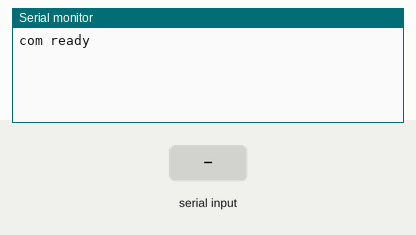
Simulated run of this sketch. Board: Arduino Mega 2560, built with avr-gcc and run on an emulated ATmega2560. Shown: the last lines printed to the serial monitor. Inputs (shaded band) come from the test bench.

Above: at 1.2 s.
1.3 s: "1\n" received over the second serial link
At 1.6 s:
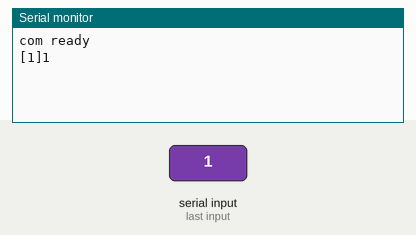
2.8 s: "0\n" received over the second serial link
At 4.0 s:
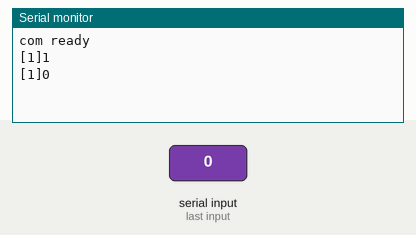
4.3 s: "2\n" received over the second serial link
At 5.1 s:
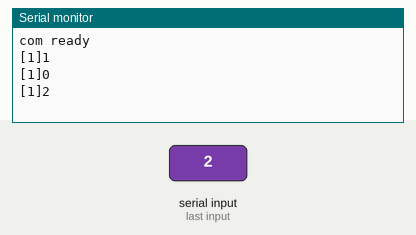

Measured:
- after the input at 1.3 s, the serial monitor: prints a new line at once (image 1)
- after the input at 2.8 s, the serial monitor: prints a new line at once (image 2)
- after the input at 4.3 s, the serial monitor: prints a new line at once (image 3)

The sketch:

MultipleSerialForMapleMini.ino
```cpp
//=================================================
// Multiple Serial For Maple Mini
//                 Rev. 1 16/01/21 shiu
//
//=================================================


#define PASS     1
#define FAIL    -1
#define TIMEOUT -2

#define SERIAL_BUFFER_SIZE   1024
#define SERIAL_TIMEOUT_MS    1000
#define COM_BAUD_RATE      115200
#define COM1_BAUD_RATE       9600
#define COM2_BAUD_RATE       9600
#define COM3_BAUD_RATE       9600


void setup() {
  // put your setup code here, to run once:
  Serial.begin(COM_BAUD_RATE);
  Serial1.begin(COM1_BAUD_RATE);
  Serial2.begin(COM2_BAUD_RATE);
  Serial3.begin(COM3_BAUD_RATE);

  com_sendln("com ready");
  com1_sendln("com1 ready");
  com2_sendln("com2 ready");
  com3_sendln("com3 ready");


}

void loop() {
  char com_incomingLine[SERIAL_BUFFER_SIZE];
  char com1_incomingLine[SERIAL_BUFFER_SIZE];
  char com2_incomingLine[SERIAL_BUFFER_SIZE];
  char com3_incomingLine[SERIAL_BUFFER_SIZE];

  // Serial1
  switch (com1_check(com1_incomingLine)) {
    case PASS:
      com2_sendln(com1_incomingLine);

      com_send("[1]");
      com_sendln(com1_incomingLine);
      break;
    case FAIL:
      break;
    case TIMEOUT:
      com_send("[1]");
      com_send(com1_incomingLine);
      com_sendln("<TO>");

      break;
  }


  // Serial2
  switch (com2_check(com2_incomingLine)) {
    case PASS:
      com1_sendln(com2_incomingLine);

      com_send("[2]");
      com_sendln(com2_incomingLine);
      break;
    case FAIL:
      break;
    case TIMEOUT:
      com_send("[2]");
      com_send(com2_incomingLine);
      com_sendln("<TO>");
      break;
  }


}


// ===============================================================
// SERIALs
// ===============================================================

// Serial  -------------------------------------------------------
int com_check(char *incomingLine) {
  static char line[SERIAL_BUFFER_SIZE];
  static int letterNo = 0;
  static unsigned long timerStart = 0;
  static boolean isNotComplete = false;

  // Serial Read
  while (Serial.available()) {
    int incoming = Serial.read();
    if (incoming != '\r' && incoming != '\n') {
      line[letterNo] = incoming;
      letterNo++;
      isNotComplete = true;
      timerStart = millis();
    }
    else if (letterNo != 0) {
      line[letterNo] = '\0';
      sprintf(incomingLine, line);
      letterNo = 0;
      isNotComplete = false;
      return PASS;
    }
  }

  // timeout check
  if (isNotComplete && isTimeout(timerStart, SERIAL_TIMEOUT_MS)) {
    line[letterNo] = '\0';
    sprintf(incomingLine, line);
    letterNo = 0;
    isNotComplete = false;
    return TIMEOUT;
  }

  return FAIL;
}


void com_send(char *c) {
  Serial.print(c);
}
void com_sendln(char *c) {
  Serial.println(c);
}


// Serial1 -------------------------------------------------------
int com1_check(char *incomingLine) {
  static char line[SERIAL_BUFFER_SIZE];
  static int letterNo = 0;
  static unsigned long timerStart = 0;
  static boolean isNotComplete = false;

  // Serial Read
  while (Serial1.available()) {
    int incoming = Serial1.read();
    if (incoming != '\r' && incoming != '\n') {
      line[letterNo] = incoming;
      letterNo++;
      isNotComplete = true;
      timerStart = millis();
    }
    else if (letterNo != 0) {
      line[letterNo] = '\0';
      sprintf(incomingLine, line);
      letterNo = 0;
      isNotComplete = false;
      return PASS;
    }
  }

  // timeout check
  if (isNotComplete && isTimeout(timerStart, SERIAL_TIMEOUT_MS)) {
    line[letterNo] = '\0';
    sprintf(incomingLine, line);
    letterNo = 0;
    isNotComplete = false;
    return TIMEOUT;
  }

  return FAIL;
}


void com1_send(char *c) {
  Serial1.print(c);
}
void com1_sendln(char *c) {
  Serial1.println(c);
}


// Serial2 -------------------------------------------------------
int com2_check(char *incomingLine) {
  static char line[SERIAL_BUFFER_SIZE];
  static int letterNo = 0;
  static unsigned long timerStart = 0;
  static boolean isNotComplete = false;

  // Serial Read
  while (Serial2.available()) {
    int incoming = Serial2.read();
    if (incoming != '\r' && incoming != '\n') {
      line[letterNo] = incoming;
      letterNo++;
      isNotComplete = true;
      timerStart = millis();
    }
    else if (letterNo != 0) {
      line[letterNo] = '\0';
      sprintf(incomingLine, line);
      letterNo = 0;
      isNotComplete = false;
      return PASS;
    }
  }

  // timeout check
  if (isNotComplete && isTimeout(timerStart, SERIAL_TIMEOUT_MS)) {
    line[letterNo] = '\0';
    sprintf(incomingLine, line);
    letterNo = 0;
    isNotComplete = false;
    return TIMEOUT;
  }

  return FAIL;
}


void com2_send(char *c) {
  Serial2.print(c);
}
void com2_sendln(char *c) {
  Serial2.println(c);
}


// Serial3 -------------------------------------------------------
int com3_check(char *incomingLine) {
  static char line[SERIAL_BUFFER_SIZE];
  static int letterNo = 0;
  static unsigned long timerStart = 0;
  static boolean isNotComplete = false;

  // Serial Read
  while (Serial3.available()) {
    int incoming = Serial3.read();
    if (incoming != '\r' && incoming != '\n') {
      line[letterNo] = incoming;
      letterNo++;
      isNotComplete = true;
      timerStart = millis();
    }
    else if (letterNo != 0) {
      line[letterNo] = '\0';
      sprintf(incomingLine, line);
      letterNo = 0;
      isNotComplete = false;
      return PASS;
    }
  }

  // timeout check
  if (isNotComplete && isTimeout(timerStart, SERIAL_TIMEOUT_MS)) {
    line[letterNo] = '\0';
    sprintf(incomingLine, line);
    letterNo = 0;
    isNotComplete = false;
    return TIMEOUT;
  }

  return FAIL;
}


void com3_send(char *c) {
  Serial3.print(c);
}
void com3_sendln(char *c) {
  Serial3.println(c);
}


// ===============================================================
bool isTimeout(unsigned long start, unsigned long timeout) {
  unsigned long now = millis();
  if (start + timeout < now)
  {
    return (true);
  }
  return (false);
}
```
